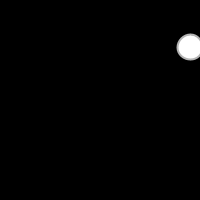
Frame 1 (no input)
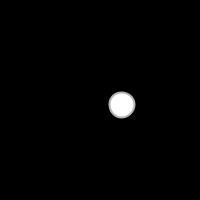
Frame 60 (the mouse pressed at the canvas centre just before this capture)
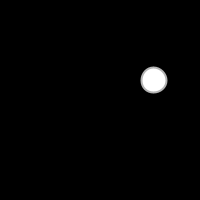
Frame 120 (the mouse held since frame 60 and released just before this capture)

The Processing sketch that drew these frames (run headless with seeded random() and noise(); from frame 60 on, the mouse is pressed at the canvas centre):

// Processing sketch: sketch_1_03
// ── sketch_1_03.pde
/* voici mon premier programme utilisant des variables et de l’aléatoire */
int size ;
float xpos, ypos ;

void setup() {
  size(200, 200) ;
  size = 25 ;
  xpos = random(0, width) ;
  ypos = random(0, height) ;
  background(0 ) ; // utilisons un fond noir.
}

void draw() {
  background(0) ; 
  stroke(180) ; 
  strokeWeight(2) ; 
  fill(255) ;
  // à chaque image calculée on définit une nouvelle position
  xpos = random(0, width) ;
  ypos = random(0, height) ;
  /* on dessine notre ellipse en utilisant nos variables*/
  ellipse(xpos, ypos, size, size) ;
}
